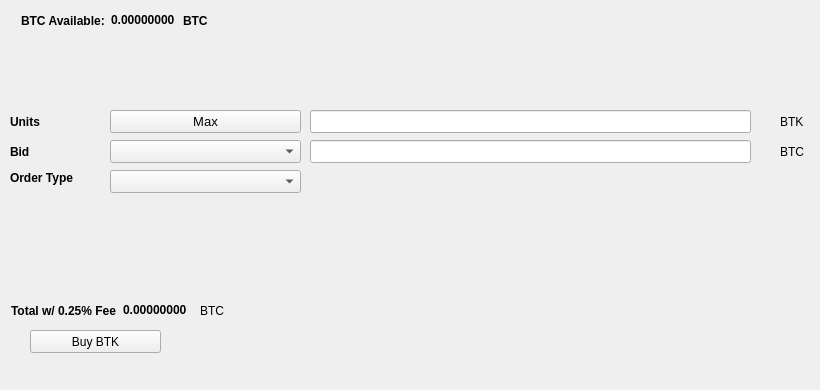
   <widget class="QWidget" name="BuyTab">
    <attribute name="title">
     <string>Buy</string>
    </attribute>
    <widget class="QPushButton" name="BuyBTK">
     <property name="geometry">
      <rect>
       <x>30</x>
       <y>330</y>
       <width>131</width>
       <height>23</height>
      </rect>
     </property>
     <property name="text">
      <string>Buy BTK</string>
     </property>
     <property name="icon">
      <iconset resource="../btk.qrc">
       <normaloff>:/icons/bitcoin</normaloff>:/icons/bitcoin</iconset>
     </property>
    </widget>
    <widget class="QLabel" name="label_3">
     <property name="geometry">
      <rect>
       <x>10</x>
       <y>110</y>
       <width>46</width>
       <height>23</height>
      </rect>
     </property>
     <property name="font">
      <font>
       <weight>75</weight>
       <bold>true</bold>
      </font>
     </property>
     <property name="text">
      <string>Units</string>
     </property>
    </widget>
    <widget class="QLineEdit" name="UnitsInput">
     <property name="geometry">
      <rect>
       <x>310</x>
       <y>110</y>
       <width>441</width>
       <height>23</height>
      </rect>
     </property>
     <property name="font">
      <font>
       <pointsize>9</pointsize>
       <weight>75</weight>
       <bold>true</bold>
      </font>
     </property>
    </widget>
    <widget class="QLineEdit" name="BuyBidPriceEdit">
     <property name="geometry">
      <rect>
       <x>310</x>
       <y>140</y>
       <width>441</width>
       <height>23</height>
      </rect>
     </property>
     <property name="font">
      <font>
       <pointsize>9</pointsize>
       <weight>75</weight>
       <bold>true</bold>
      </font>
     </property>
    </widget>
    <widget class="QLabel" name="label_4">
     <property name="geometry">
      <rect>
       <x>780</x>
       <y>110</y>
       <width>31</width>
       <height>23</height>
      </rect>
     </property>
     <property name="text">
      <string>BTK</string>
     </property>
    </widget>
    <widget class="QLabel" name="label_5">
     <property name="geometry">
      <rect>
       <x>780</x>
       <y>140</y>
       <width>31</width>
       <height>23</height>
      </rect>
     </property>
     <property name="text">
      <string>BTC</string>
     </property>
    </widget>
    <widget class="QLabel" name="label_6">
     <property name="geometry">
      <rect>
       <x>10</x>
       <y>140</y>
       <width>46</width>
       <height>23</height>
      </rect>
     </property>
     <property name="font">
      <font>
       <weight>75</weight>
       <bold>true</bold>
      </font>
     </property>
     <property name="text">
      <string>Bid</string>
     </property>
    </widget>
    <widget class="QLabel" name="label_7">
     <property name="geometry">
      <rect>
       <x>10</x>
       <y>170</y>
       <width>91</width>
       <height>16</height>
      </rect>
     </property>
     <property name="font">
      <font>
       <weight>75</weight>
       <bold>true</bold>
      </font>
     </property>
     <property name="text">
      <string>Order Type</string>
     </property>
    </widget>
    <widget class="QPushButton" name="Buy_Max_Amount">
     <property name="geometry">
      <rect>
       <x>110</x>
       <y>110</y>
       <width>191</width>
       <height>23</height>
      </rect>
     </property>
     <property name="font">
      <font>
       <pointsize>10</pointsize>
      </font>
     </property>
     <property name="text">
      <string>Max</string>
     </property>
    </widget>
    <widget class="QComboBox" name="BuyBidcomboBox">
     <property name="geometry">
      <rect>
       <x>110</x>
       <y>140</y>
       <width>191</width>
       <height>23</height>
      </rect>
     </property>
     <property name="font">
      <font>
       <pointsize>10</pointsize>
      </font>
     </property>
    </widget>
    <widget class="QComboBox" name="buyOrdertypeCombo">
     <property name="geometry">
      <rect>
       <x>110</x>
       <y>170</y>
       <width>191</width>
       <height>23</height>
      </rect>
     </property>
     <property name="font">
      <font>
       <pointsize>10</pointsize>
      </font>
     </property>
    </widget>
    <widget class="QWidget" name="layoutWidget1">
     <property name="geometry">
      <rect>
       <x>21</x>
       <y>11</y>
       <width>227</width>
       <height>19</height>
      </rect>
     </property>
     <layout class="QHBoxLayout" name="horizontalLayout_3">
      <item>
       <widget class="QLabel" name="label232">
        <property name="font">
         <font>
          <weight>75</weight>
          <bold>true</bold>
         </font>
        </property>
        <property name="text">
         <string>BTC Available:</string>
        </property>
       </widget>
      </item>
      <item>
       <widget class="QLabel" name="BtcAvailableLbl">
        <property name="palette">
         <palette>
          <active>
           <colorrole role="WindowText">
            <brush brushstyle="SolidPattern">
             <color alpha="255">
              <red>0</red>
              <green>0</green>
              <blue>0</blue>
             </color>
            </brush>
           </colorrole>
           <colorrole role="Button">
            <brush brushstyle="SolidPattern">
             <color alpha="255">
              <red>0</red>
              <green>170</green>
              <blue>0</blue>
             </color>
            </brush>
           </colorrole>
           <colorrole role="Light">
            <brush brushstyle="SolidPattern">
             <color alpha="255">
              <red>0</red>
              <green>255</green>
              <blue>0</blue>
             </color>
            </brush>
           </colorrole>
           <colorrole role="Midlight">
            <brush brushstyle="SolidPattern">
             <color alpha="255">
              <red>0</red>
              <green>212</green>
              <blue>0</blue>
             </color>
            </brush>
           </colorrole>
           <colorrole role="Dark">
            <brush brushstyle="SolidPattern">
             <color alpha="255">
              <red>0</red>
              <green>85</green>
              <blue>0</blue>
             </color>
            </brush>
           </colorrole>
           <colorrole role="Mid">
            <brush brushstyle="SolidPattern">
             <color alpha="255">
              <red>0</red>
              <green>113</green>
              <blue>0</blue>
             </color>
            </brush>
           </colorrole>
           <colorrole role="Text">
            <brush brushstyle="SolidPattern">
             <color alpha="255">
              <red>0</red>
              <green>170</green>
              <blue>0</blue>
             </color>
            </brush>
           </colorrole>
           <colorrole role="BrightText">
            <brush brushstyle="SolidPattern">
             <color alpha="255">
              <red>255</red>
              <green>255</green>
              <blue>255</blue>
             </color>
            </brush>
           </colorrole>
           <colorrole role="ButtonText">
            <brush brushstyle="SolidPattern">
             <color alpha="255">
              <red>0</red>
              <green>0</green>
              <blue>0</blue>
             </color>
            </brush>
           </colorrole>
           <colorrole role="Base">
            <brush brushstyle="SolidPattern">
             <color alpha="255">
              <red>255</red>
              <green>255</green>
              <blue>255</blue>
             </color>
            </brush>
           </colorrole>
           <colorrole role="Window">
            <brush brushstyle="SolidPattern">
             <color alpha="255">
              <red>0</red>
              <green>170</green>
              <blue>0</blue>
             </color>
            </brush>
           </colorrole>
           <colorrole role="Shadow">
            <brush brushstyle="SolidPattern">
             <color alpha="255">
              <red>0</red>
              <green>0</green>
              <blue>0</blue>
             </color>
            </brush>
           </colorrole>
           <colorrole role="AlternateBase">
            <brush brushstyle="SolidPattern">
             <color alpha="255">
              <red>127</red>
              <green>212</green>
              <blue>127</blue>
             </color>
            </brush>
           </colorrole>
           <colorrole role="ToolTipBase">
            <brush brushstyle="SolidPattern">
             <color alpha="255">
              <red>255</red>
              <green>255</green>
              <blue>220</blue>
             </color>
            </brush>
           </colorrole>
           <colorrole role="ToolTipText">
            <brush brushstyle="SolidPattern">
             <color alpha="255">
              <red>0</red>
              <green>0</green>
              <blue>0</blue>
             </color>
            </brush>
           </colorrole>
          </active>
          <inactive>
           <colorrole role="WindowText">
            <brush brushstyle="SolidPattern">
             <color alpha="255">
              <red>0</red>
              <green>0</green>
              <blue>0</blue>
             </color>
            </brush>
           </colorrole>
           <colorrole role="Button">
            <brush brushstyle="SolidPattern">
             <color alpha="255">
              <red>0</red>
              <green>170</green>
              <blue>0</blue>
             </color>
            </brush>
           </colorrole>
           <colorrole role="Light">
            <brush brushstyle="SolidPattern">
             <color alpha="255">
              <red>0</red>
              <green>255</green>
              <blue>0</blue>
             </color>
            </brush>
           </colorrole>
           <colorrole role="Midlight">
            <brush brushstyle="SolidPattern">
             <color alpha="255">
              <red>0</red>
              <green>212</green>
              <blue>0</blue>
             </color>
            </brush>
           </colorrole>
           <colorrole role="Dark">
            <brush brushstyle="SolidPattern">
             <color alpha="255">
              <red>0</red>
              <green>85</green>
              <blue>0</blue>
             </color>
            </brush>
           </colorrole>
           <colorrole role="Mid">
            <brush brushstyle="SolidPattern">
             <color alpha="255">
              <red>0</red>
              <green>113</green>
              <blue>0</blue>
             </color>
            </brush>
           </colorrole>
           <colorrole role="Text">
            <brush brushstyle="SolidPattern">
             <color alpha="255">
              <red>0</red>
              <green>170</green>
              <blue>0</blue>
             </color>
            </brush>
           </colorrole>
           <colorrole role="BrightText">
            <brush brushstyle="SolidPattern">
             <color alpha="255">
              <red>255</red>
              <green>255</green>
              <blue>255</blue>
             </color>
            </brush>
           </colorrole>
           <colorrole role="ButtonText">
            <brush brushstyle="SolidPattern">
             <color alpha="255">
              <red>0</red>
              <green>0</green>
              <blue>0</blue>
             </color>
            </brush>
           </colorrole>
           <colorrole role="Base">
            <brush brushstyle="SolidPattern">
             <color alpha="255">
              <red>255</red>
              <green>255</green>
              <blue>255</blue>
             </color>
            </brush>
           </colorrole>
           <colorrole role="Window">
            <brush brushstyle="SolidPattern">
             <color alpha="255">
              <red>0</red>
              <green>170</green>
              <blue>0</blue>
             </color>
            </brush>
           </colorrole>
           <colorrole role="Shadow">
            <brush brushstyle="SolidPattern">
             <color alpha="255">
              <red>0</red>
              <green>0</green>
              <blue>0</blue>
             </color>
            </brush>
           </colorrole>
           <colorrole role="AlternateBase">
            <brush brushstyle="SolidPattern">
             <color alpha="255">
              <red>127</red>
              <green>212</green>
              <blue>127</blue>
             </color>
            </brush>
           </colorrole>
           <colorrole role="ToolTipBase">
            <brush brushstyle="SolidPattern">
             <color alpha="255">
              <red>255</red>
              <green>255</green>
              <blue>220</blue>
             </color>
            </brush>
           </colorrole>
           <colorrole role="ToolTipText">
            <brush brushstyle="SolidPattern">
             <color alpha="255">
              <red>0</red>
              <green>0</green>
              <blue>0</blue>
             </color>
            </brush>
           </colorrole>
          </inactive>
          <disabled>
           <colorrole role="WindowText">
            <brush brushstyle="SolidPattern">
             <color alpha="255">
              <red>0</red>
              <green>85</green>
              <blue>0</blue>
             </color>
            </brush>
           </colorrole>
           <colorrole role="Button">
            <brush brushstyle="SolidPattern">
             <color alpha="255">
              <red>0</red>
              <green>170</green>
              <blue>0</blue>
             </color>
            </brush>
           </colorrole>
           <colorrole role="Light">
            <brush brushstyle="SolidPattern">
             <color alpha="255">
              <red>0</red>
              <green>255</green>
              <blue>0</blue>
             </color>
            </brush>
           </colorrole>
           <colorrole role="Midlight">
            <brush brushstyle="SolidPattern">
             <color alpha="255">
              <red>0</red>
              <green>212</green>
              <blue>0</blue>
             </color>
            </brush>
           </colorrole>
           <colorrole role="Dark">
            <brush brushstyle="SolidPattern">
             <color alpha="255">
              <red>0</red>
              <green>85</green>
              <blue>0</blue>
             </color>
            </brush>
           </colorrole>
           <colorrole role="Mid">
            <brush brushstyle="SolidPattern">
             <color alpha="255">
              <red>0</red>
              <green>113</green>
              <blue>0</blue>
             </color>
            </brush>
           </colorrole>
           <colorrole role="Text">
            <brush brushstyle="SolidPattern">
             <color alpha="255">
              <red>0</red>
              <green>85</green>
              <blue>0</blue>
             </color>
            </brush>
           </colorrole>
           <colorrole role="BrightText">
            <brush brushstyle="SolidPattern">
             <color alpha="255">
              <red>255</red>
              <green>255</green>
              <blue>255</blue>
             </color>
            </brush>
           </colorrole>
           <colorrole role="ButtonText">
            <brush brushstyle="SolidPattern">
             <color alpha="255">
              <red>0</red>
              <green>85</green>
              <blue>0</blue>
             </color>
            </brush>
           </colorrole>
           <colorrole role="Base">
            <brush brushstyle="SolidPattern">
             <color alpha="255">
              <red>0</red>
              <green>170</green>
              <blue>0</blue>
             </color>
            </brush>
           </colorrole>
           <colorrole role="Window">
            <brush brushstyle="SolidPattern">
             <color alpha="255">
              <red>0</red>
              <green>170</green>
              <blue>0</blue>
             </color>
            </brush>
           </colorrole>
           <colorrole role="Shadow">
            <brush brushstyle="SolidPattern">
             <color alpha="255">
              <red>0</red>
              <green>0</green>
              <blue>0</blue>
             </color>
            </brush>
           </colorrole>
           <colorrole role="AlternateBase">
            <brush brushstyle="SolidPattern">
             <color alpha="255">
              <red>0</red>
              <green>170</green>
              <blue>0</blue>
             </color>
            </brush>
           </colorrole>
           <colorrole role="ToolTipBase">
            <brush brushstyle="SolidPattern">
             <color alpha="255">
              <red>255</red>
              <green>255</green>
              <blue>220</blue>
             </color>
            </brush>
           </colorrole>
           <colorrole role="ToolTipText">
            <brush brushstyle="SolidPattern">
             <color alpha="255">
              <red>0</red>
              <green>0</green>
              <blue>0</blue>
             </color>
            </brush>
           </colorrole>
          </disabled>
         </palette>
        </property>
        <property name="font">
         <font>
          <weight>75</weight>
          <bold>true</bold>
         </font>
        </property>
        <property name="text">
         <string>0.00000000</string>
        </property>
        <property name="textInteractionFlags">
         <set>Qt::LinksAccessibleByMouse|Qt::TextSelectableByKeyboard|Qt::TextSelectableByMouse</set>
        </property>
       </widget>
      </item>
      <item>
       <widget class="QLabel" name="BtcAvailableLbl_2">
        <property name="font">
         <font>
          <weight>75</weight>
          <bold>true</bold>
         </font>
        </property>
        <property name="text">
         <string>BTC</string>
        </property>
       </widget>
      </item>
     </layout>
    </widget>
    <widget class="QWidget" name="layoutWidge2">
     <property name="geometry">
      <rect>
       <x>11</x>
       <y>301</y>
       <width>259</width>
       <height>19</height>
      </rect>
     </property>
     <layout class="QHBoxLayout" name="horizontalLayout_4">
      <item>
       <widget class="QLabel" name="label_9">
        <property name="font">
         <font>
          <weight>75</weight>
          <bold>true</bold>
         </font>
        </property>
        <property name="text">
         <string>Total w/ 0.25% Fee</string>
        </property>
       </widget>
      </item>
      <item>
       <widget class="QLabel" name="BuyCostLabel">
        <property name="palette">
         <palette>
          <active>
           <colorrole role="WindowText">
            <brush brushstyle="SolidPattern">
             <color alpha="255">
              <red>0</red>
              <green>0</green>
              <blue>0</blue>
             </color>
            </brush>
           </colorrole>
           <colorrole role="Button">
            <brush brushstyle="SolidPattern">
             <color alpha="255">
              <red>0</red>
              <green>170</green>
              <blue>0</blue>
             </color>
            </brush>
           </colorrole>
           <colorrole role="Light">
            <brush brushstyle="SolidPattern">
             <color alpha="255">
              <red>0</red>
              <green>255</green>
              <blue>0</blue>
             </color>
            </brush>
           </colorrole>
           <colorrole role="Midlight">
            <brush brushstyle="SolidPattern">
             <color alpha="255">
              <red>0</red>
              <green>212</green>
              <blue>0</blue>
             </color>
            </brush>
           </colorrole>
           <colorrole role="Dark">
            <brush brushstyle="SolidPattern">
             <color alpha="255">
              <red>0</red>
              <green>85</green>
              <blue>0</blue>
             </color>
            </brush>
           </colorrole>
           <colorrole role="Mid">
            <brush brushstyle="SolidPattern">
             <color alpha="255">
              <red>0</red>
              <green>113</green>
              <blue>0</blue>
             </color>
            </brush>
           </colorrole>
           <colorrole role="Text">
            <brush brushstyle="SolidPattern">
             <color alpha="255">
              <red>0</red>
              <green>170</green>
              <blue>0</blue>
             </color>
            </brush>
           </colorrole>
           <colorrole role="BrightText">
            <brush brushstyle="SolidPattern">
             <color alpha="255">
              <red>255</red>
              <green>255</green>
              <blue>255</blue>
             </color>
            </brush>
           </colorrole>
           <colorrole role="ButtonText">
            <brush brushstyle="SolidPattern">
             <color alpha="255">
              <red>0</red>
              <green>0</green>
              <blue>0</blue>
             </color>
            </brush>
           </colorrole>
           <colorrole role="Base">
            <brush brushstyle="SolidPattern">
             <color alpha="255">
              <red>255</red>
              <green>255</green>
              <blue>255</blue>
             </color>
            </brush>
           </colorrole>
           <colorrole role="Window">
            <brush brushstyle="SolidPattern">
             <color alpha="255">
              <red>0</red>
              <green>170</green>
              <blue>0</blue>
             </color>
            </brush>
           </colorrole>
           <colorrole role="Shadow">
            <brush brushstyle="SolidPattern">
             <color alpha="255">
              <red>0</red>
              <green>0</green>
              <blue>0</blue>
             </color>
            </brush>
           </colorrole>
           <colorrole role="AlternateBase">
            <brush brushstyle="SolidPattern">
             <color alpha="255">
              <red>127</red>
              <green>212</green>
              <blue>127</blue>
             </color>
            </brush>
           </colorrole>
           <colorrole role="ToolTipBase">
            <brush brushstyle="SolidPattern">
             <color alpha="255">
              <red>255</red>
              <green>255</green>
              <blue>220</blue>
             </color>
            </brush>
           </colorrole>
           <colorrole role="ToolTipText">
            <brush brushstyle="SolidPattern">
             <color alpha="255">
              <red>0</red>
              <green>0</green>
              <blue>0</blue>
             </color>
            </brush>
           </colorrole>
          </active>
          <inactive>
           <colorrole role="WindowText">
            <brush brushstyle="SolidPattern">
             <color alpha="255">
              <red>0</red>
              <green>0</green>
              <blue>0</blue>
             </color>
            </brush>
           </colorrole>
           <colorrole role="Button">
            <brush brushstyle="SolidPattern">
             <color alpha="255">
              <red>0</red>
              <green>170</green>
              <blue>0</blue>
             </color>
            </brush>
           </colorrole>
           <colorrole role="Light">
            <brush brushstyle="SolidPattern">
             <color alpha="255">
              <red>0</red>
              <green>255</green>
              <blue>0</blue>
             </color>
            </brush>
           </colorrole>
           <colorrole role="Midlight">
            <brush brushstyle="SolidPattern">
             <color alpha="255">
              <red>0</red>
              <green>212</green>
              <blue>0</blue>
             </color>
            </brush>
           </colorrole>
           <colorrole role="Dark">
            <brush brushstyle="SolidPattern">
             <color alpha="255">
              <red>0</red>
              <green>85</green>
              <blue>0</blue>
             </color>
            </brush>
           </colorrole>
           <colorrole role="Mid">
            <brush brushstyle="SolidPattern">
             <color alpha="255">
              <red>0</red>
              <green>113</green>
              <blue>0</blue>
             </color>
            </brush>
           </colorrole>
           <colorrole role="Text">
            <brush brushstyle="SolidPattern">
             <color alpha="255">
              <red>0</red>
              <green>170</green>
              <blue>0</blue>
             </color>
            </brush>
           </colorrole>
           <colorrole role="BrightText">
            <brush brushstyle="SolidPattern">
             <color alpha="255">
              <red>255</red>
              <green>255</green>
              <blue>255</blue>
             </color>
            </brush>
           </colorrole>
           <colorrole role="ButtonText">
            <brush brushstyle="SolidPattern">
             <color alpha="255">
              <red>0</red>
              <green>0</green>
              <blue>0</blue>
             </color>
            </brush>
           </colorrole>
           <colorrole role="Base">
            <brush brushstyle="SolidPattern">
             <color alpha="255">
              <red>255</red>
              <green>255</green>
              <blue>255</blue>
             </color>
            </brush>
           </colorrole>
           <colorrole role="Window">
            <brush brushstyle="SolidPattern">
             <color alpha="255">
              <red>0</red>
              <green>170</green>
              <blue>0</blue>
             </color>
            </brush>
           </colorrole>
           <colorrole role="Shadow">
            <brush brushstyle="SolidPattern">
             <color alpha="255">
              <red>0</red>
              <green>0</green>
              <blue>0</blue>
             </color>
            </brush>
           </colorrole>
           <colorrole role="AlternateBase">
            <brush brushstyle="SolidPattern">
             <color alpha="255">
              <red>127</red>
              <green>212</green>
              <blue>127</blue>
             </color>
            </brush>
           </colorrole>
           <colorrole role="ToolTipBase">
            <brush brushstyle="SolidPattern">
             <color alpha="255">
              <red>255</red>
              <green>255</green>
              <blue>220</blue>
             </color>
            </brush>
           </colorrole>
           <colorrole role="ToolTipText">
            <brush brushstyle="SolidPattern">
             <color alpha="255">
              <red>0</red>
              <green>0</green>
              <blue>0</blue>
             </color>
            </brush>
           </colorrole>
          </inactive>
          <disabled>
           <colorrole role="WindowText">
            <brush brushstyle="SolidPattern">
             <color alpha="255">
              <red>0</red>
              <green>85</green>
              <blue>0</blue>
             </color>
            </brush>
           </colorrole>
           <colorrole role="Button">
            <brush brushstyle="SolidPattern">
             <color alpha="255">
              <red>0</red>
              <green>170</green>
              <blue>0</blue>
             </color>
            </brush>
           </colorrole>
           <colorrole role="Light">
            <brush brushstyle="SolidPattern">
             <color alpha="255">
              <red>0</red>
              <green>255</green>
              <blue>0</blue>
             </color>
            </brush>
           </colorrole>
           <colorrole role="Midlight">
            <brush brushstyle="SolidPattern">
             <color alpha="255">
              <red>0</red>
              <green>212</green>
              <blue>0</blue>
             </color>
            </brush>
           </colorrole>
           <colorrole role="Dark">
            <brush brushstyle="SolidPattern">
             <color alpha="255">
              <red>0</red>
              <green>85</green>
              <blue>0</blue>
             </color>
            </brush>
           </colorrole>
           <colorrole role="Mid">
            <brush brushstyle="SolidPattern">
             <color alpha="255">
              <red>0</red>
              <green>113</green>
              <blue>0</blue>
             </color>
            </brush>
           </colorrole>
           <colorrole role="Text">
            <brush brushstyle="SolidPattern">
             <color alpha="255">
              <red>0</red>
              <green>85</green>
              <blue>0</blue>
             </color>
            </brush>
           </colorrole>
           <colorrole role="BrightText">
            <brush brushstyle="SolidPattern">
             <color alpha="255">
              <red>255</red>
              <green>255</green>
              <blue>255</blue>
             </color>
            </brush>
           </colorrole>
           <colorrole role="ButtonText">
            <brush brushstyle="SolidPattern">
             <color alpha="255">
              <red>0</red>
              <green>85</green>
              <blue>0</blue>
             </color>
            </brush>
           </colorrole>
           <colorrole role="Base">
            <brush brushstyle="SolidPattern">
             <color alpha="255">
              <red>0</red>
              <green>170</green>
              <blue>0</blue>
             </color>
            </brush>
           </colorrole>
           <colorrole role="Window">
            <brush brushstyle="SolidPattern">
             <color alpha="255">
              <red>0</red>
              <green>170</green>
              <blue>0</blue>
             </color>
            </brush>
           </colorrole>
           <colorrole role="Shadow">
            <brush brushstyle="SolidPattern">
             <color alpha="255">
              <red>0</red>
              <green>0</green>
              <blue>0</blue>
             </color>
            </brush>
           </colorrole>
           <colorrole role="AlternateBase">
            <brush brushstyle="SolidPattern">
             <color alpha="255">
              <red>0</red>
              <green>170</green>
              <blue>0</blue>
             </color>
            </brush>
           </colorrole>
           <colorrole role="ToolTipBase">
            <brush brushstyle="SolidPattern">
             <color alpha="255">
              <red>255</red>
              <green>255</green>
              <blue>220</blue>
             </color>
            </brush>
           </colorrole>
           <colorrole role="ToolTipText">
            <brush brushstyle="SolidPattern">
             <color alpha="255">
              <red>0</red>
              <green>0</green>
              <blue>0</blue>
             </color>
            </brush>
           </colorrole>
          </disabled>
         </palette>
        </property>
        <property name="font">
         <font>
          <weight>75</weight>
          <bold>true</bold>
         </font>
        </property>
        <property name="autoFillBackground">
         <bool>false</bool>
        </property>
        <property name="text">
         <string>0.00000000</string>
        </property>
        <property name="textInteractionFlags">
         <set>Qt::LinksAccessibleByMouse|Qt::TextSelectableByMouse</set>
        </property>
       </widget>
      </item>
      <item>
       <widget class="QLabel" name="label_10">
        <property name="font">
         <font>
          <weight>50</weight>
          <bold>false</bold>
         </font>
        </property>
        <property name="text">
         <string>BTC</string>
        </property>
       </widget>
      </item>
     </layout>
    </widget>
    <widget class="QLabel" name="label_24">
     <property name="geometry">
      <rect>
       <x>460</x>
       <y>300</y>
       <width>281</width>
       <height>81</height>
      </rect>
     </property>
     <property name="text">
      <string/>
     </property>
     <property name="pixmap">
      <pixmap>:/images/bittrex</pixmap>
     </property>
    </widget>
   </widget>
